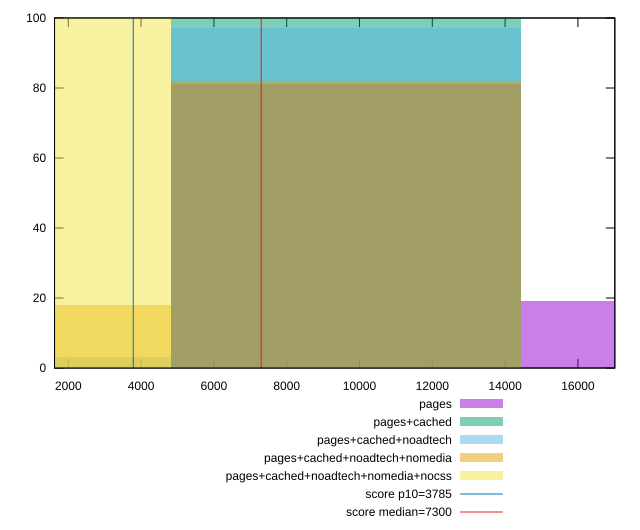

The gnuplot source for this figure:
reset

$pages <<EOF
19249.742376236914 19
9624.871188118457 81
EOF

$pagesCached <<EOF
9624.871188118457 100
EOF

$pagesCachedNoadtech <<EOF
9624.871188118457 97
0 3
EOF

$pagesCachedNoadtechNomedia <<EOF
9624.871188118457 82
0 18
EOF

$pagesCachedNoadtechNomediaNocss <<EOF
0 100
EOF

set key outside below
set boxwidth 9624.871188118457
set xrange [1622.5395000000003:17013.625]
set yrange [0:100]
set trange [0:100]
set style fill transparent solid 0.5 noborder

set parametric
set terminal svg size 640, 530 enhanced background rgb 'white'
set output "report_00012_2021-02-09T11:01:39.952Z/interactive/comparison/histogram/all_raw.svg"

plot $pages title "pages" with boxes, \
     $pagesCached title "pages+cached" with boxes, \
     $pagesCachedNoadtech title "pages+cached+noadtech" with boxes, \
     $pagesCachedNoadtechNomedia title "pages+cached+noadtech+nomedia" with boxes, \
     $pagesCachedNoadtechNomediaNocss title "pages+cached+noadtech+nomedia+nocss" with boxes, \
     3785,t title "score p10=3785", \
     7300,t title "score median=7300"

reset
